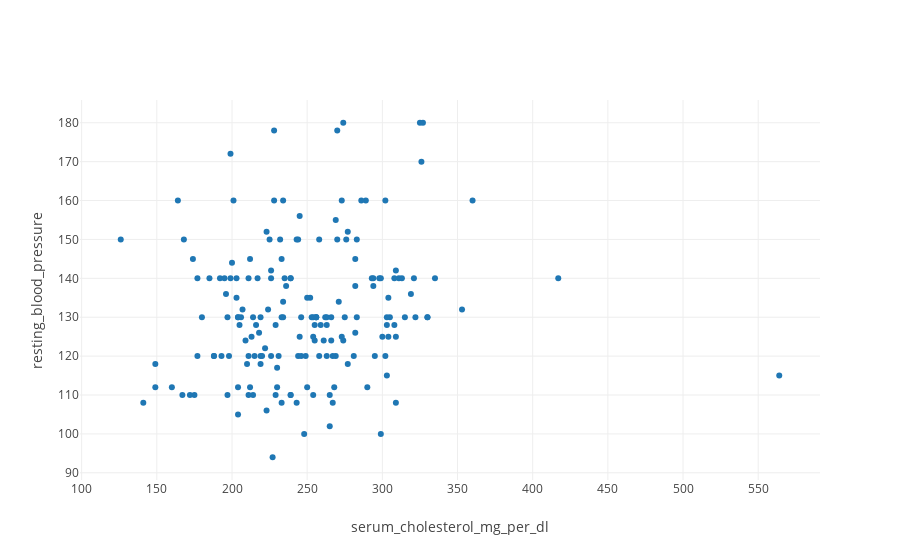

Write notebook code for a chart like this one.
### Markdown cell above
## LOF

https://scikit-learn.org/stable/modules/generated/sklearn.neighbors.LocalOutlierFactor.html

### Code cell
xlab = 'serum_cholesterol_mg_per_dl'
ylab = 'resting_blood_pressure'

x = df[xlab]
y = df[ylab]

trace = go.Scatter(
    x = x,
    y = y,
    mode = 'markers',
    hoverinfo = 'text',
    text = ['x: %s<br>y: %s' % (x_i, y_i) for x_i, y_i in zip(x, y)]
)
data = [trace]
# iplot(data)


layout = go.Layout(
    # showlegend = False
    xaxis = dict({
        'title': 'serum_cholesterol_mg_per_dl'
    }),
    yaxis = dict({
        'title': 'resting_blood_pressure'
    })
)

fig = go.Figure(data=data, layout=layout)
iplot(fig, layout)

### Figure 1 — Plotly figure (JSON) as saved in the notebook; plotly's stock layout.template omitted (floating-point values rounded to 4 significant figures; data arrays with more than 128 entries replaced by an {"elided": "..."} marker saying what was removed)
{"data": [{"hoverinfo": "text", "mode": "markers", "text": {"elided": "180 str values"}, "type": "scatter", "x": {"elided": "180 int values"}, "y": {"elided": "180 int values"}}], "layout": {"xaxis": {"title": "serum_cholesterol_mg_per_dl"}, "yaxis": {"title": "resting_blood_pressure"}}}
